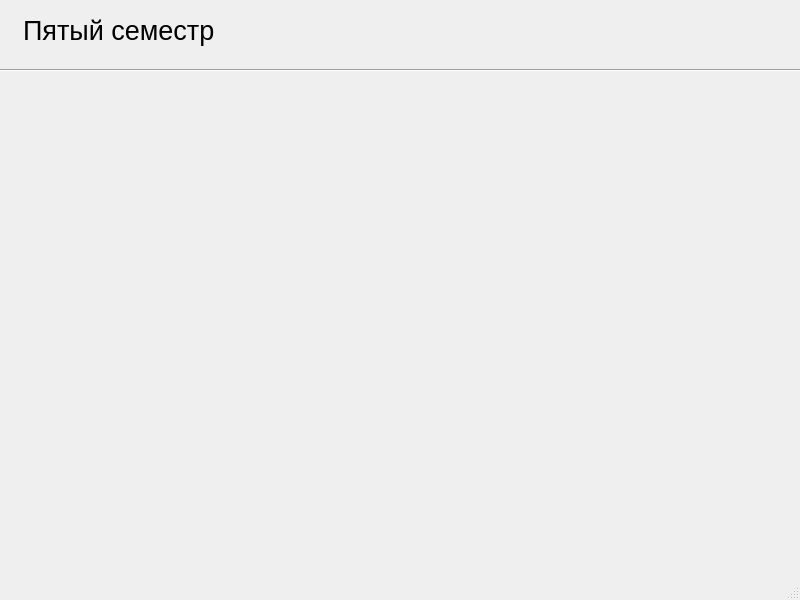
<?xml version="1.0" encoding="UTF-8"?>
<ui version="4.0">
 <class>Timetable</class>
 <widget class="QMainWindow" name="Timetable">
  <property name="geometry">
   <rect>
    <x>0</x>
    <y>0</y>
    <width>800</width>
    <height>600</height>
   </rect>
  </property>
  <property name="windowTitle">
   <string>Расписание</string>
  </property>
  <property name="windowIcon">
   <iconset>
    <normalon>:/icons/img/icon_timetable1.png</normalon>
   </iconset>
  </property>
  <widget class="QWidget" name="centralwidget">
   <widget class="QLabel" name="label">
    <property name="geometry">
     <rect>
      <x>23</x>
      <y>0</y>
      <width>281</width>
      <height>61</height>
     </rect>
    </property>
    <property name="font">
     <font>
      <pointsize>20</pointsize>
     </font>
    </property>
    <property name="text">
     <string>Пятый семестр</string>
    </property>
   </widget>
   <widget class="Line" name="line">
    <property name="geometry">
     <rect>
      <x>0</x>
      <y>60</y>
      <width>1311</width>
      <height>20</height>
     </rect>
    </property>
    <property name="orientation">
     <enum>Qt::Horizontal</enum>
    </property>
   </widget>
  </widget>
  <widget class="QMenuBar" name="menubar">
   <property name="geometry">
    <rect>
     <x>0</x>
     <y>0</y>
     <width>800</width>
     <height>26</height>
    </rect>
   </property>
  </widget>
  <widget class="QStatusBar" name="statusbar"/>
 </widget>
 <resources/>
 <connections/>
</ui>
